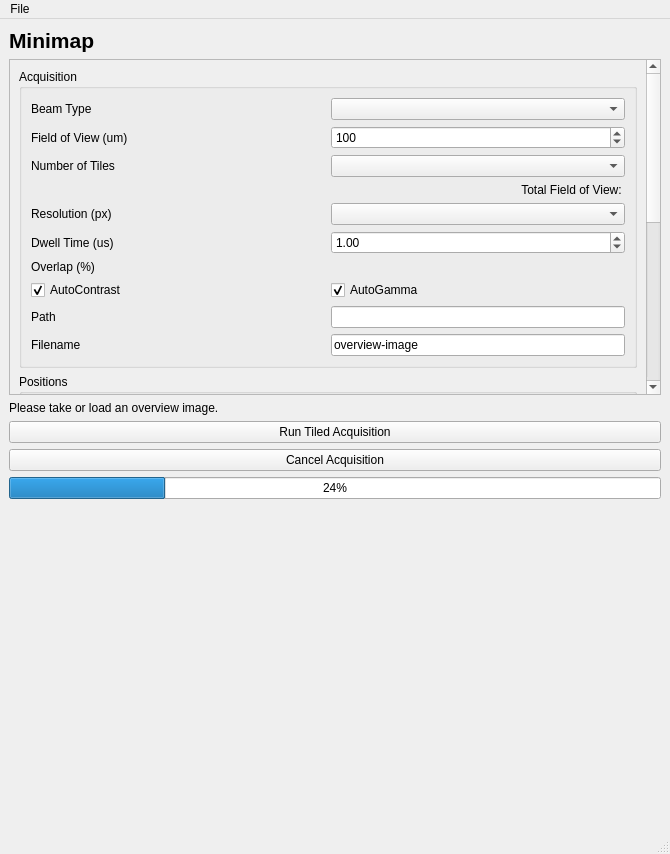
<?xml version="1.0" encoding="UTF-8"?>
<ui version="4.0">
 <class>MainWindow</class>
 <widget class="QMainWindow" name="MainWindow">
  <property name="geometry">
   <rect>
    <x>0</x>
    <y>0</y>
    <width>670</width>
    <height>854</height>
   </rect>
  </property>
  <property name="windowTitle">
   <string>MainWindow</string>
  </property>
  <widget class="QWidget" name="centralwidget">
   <layout class="QGridLayout" name="gridLayout">
    <item row="7" column="0">
     <spacer name="verticalSpacer">
      <property name="orientation">
       <enum>Qt::Vertical</enum>
      </property>
      <property name="sizeHint" stdset="0">
       <size>
        <width>20</width>
        <height>40</height>
       </size>
      </property>
     </spacer>
    </item>
    <item row="4" column="0">
     <widget class="QPushButton" name="pushButton_run_tile_collection">
      <property name="text">
       <string>Run Tiled Acquisition</string>
      </property>
     </widget>
    </item>
    <item row="6" column="0">
     <widget class="QProgressBar" name="progressBar_acquisition">
      <property name="value">
       <number>24</number>
      </property>
     </widget>
    </item>
    <item row="1" column="0">
     <widget class="QScrollArea" name="scrollArea">
      <property name="widgetResizable">
       <bool>true</bool>
      </property>
      <widget class="QWidget" name="scrollAreaWidgetContents">
       <property name="geometry">
        <rect>
         <x>0</x>
         <y>0</y>
         <width>636</width>
         <height>762</height>
        </rect>
       </property>
       <layout class="QGridLayout" name="gridLayout_5">
        <item row="2" column="0">
         <widget class="QGroupBox" name="groupBox_correlation">
          <property name="title">
           <string>Correlation</string>
          </property>
          <layout class="QGridLayout" name="gridLayout_4">
           <item row="0" column="0">
            <widget class="QLabel" name="label_correlation_selected_layer">
             <property name="text">
              <string>Selected Layer</string>
             </property>
            </widget>
           </item>
           <item row="3" column="1">
            <widget class="QDoubleSpinBox" name="doubleSpinBox_gb_width">
             <property name="maximum">
              <double>10000.000000000000000</double>
             </property>
            </widget>
           </item>
           <item row="2" column="0">
            <widget class="QCheckBox" name="checkBox_gridbar">
             <property name="text">
              <string>Show Grid Overlay</string>
             </property>
            </widget>
           </item>
           <item row="0" column="1" colspan="2">
            <widget class="QComboBox" name="comboBox_correlation_selected_layer"/>
           </item>
           <item row="2" column="1">
            <widget class="QLabel" name="label_gb_width">
             <property name="text">
              <string>Gridbar Width (um)</string>
             </property>
            </widget>
           </item>
           <item row="2" column="2">
            <widget class="QLabel" name="label_gb_spacing">
             <property name="text">
              <string>Gridbar Spacing (um)</string>
             </property>
            </widget>
           </item>
           <item row="3" column="2">
            <widget class="QDoubleSpinBox" name="doubleSpinBox_gb_spacing">
             <property name="maximum">
              <double>10000.000000000000000</double>
             </property>
            </widget>
           </item>
           <item row="4" column="0" colspan="3">
            <widget class="QPushButton" name="pushButton_enable_correlation">
             <property name="text">
              <string>Enable Correlation Mode</string>
             </property>
            </widget>
           </item>
          </layout>
         </widget>
        </item>
        <item row="0" column="0">
         <widget class="QGroupBox" name="groupBox_acquisition">
          <property name="title">
           <string>Acquisition</string>
          </property>
          <layout class="QGridLayout" name="gridLayout_6">
           <item row="9" column="0">
            <widget class="QLabel" name="label_tile_filename">
             <property name="text">
              <string>Filename</string>
             </property>
            </widget>
           </item>
           <item row="1" column="1">
            <widget class="QDoubleSpinBox" name="doubleSpinBox_tile_fov">
             <property name="decimals">
              <number>0</number>
             </property>
             <property name="maximum">
              <double>100000.000000000000000</double>
             </property>
             <property name="singleStep">
              <double>50.000000000000000</double>
             </property>
             <property name="value">
              <double>100.000000000000000</double>
             </property>
            </widget>
           </item>
           <item row="5" column="1">
            <widget class="QDoubleSpinBox" name="doubleSpinBox_tile_dwell_time">
             <property name="maximum">
              <double>100.000000000000000</double>
             </property>
             <property name="value">
              <double>1.000000000000000</double>
             </property>
            </widget>
           </item>
           <item row="7" column="0">
            <widget class="QCheckBox" name="checkBox_tile_autocontrast">
             <property name="text">
              <string>AutoContrast</string>
             </property>
             <property name="checked">
              <bool>true</bool>
             </property>
            </widget>
           </item>
           <item row="0" column="0">
            <widget class="QLabel" name="label_tile_beam_type">
             <property name="text">
              <string>Beam Type</string>
             </property>
            </widget>
           </item>
           <item row="1" column="0">
            <widget class="QLabel" name="label_tile_fov">
             <property name="text">
              <string>Field of View (um)</string>
             </property>
            </widget>
           </item>
           <item row="0" column="1">
            <widget class="QComboBox" name="comboBox_tile_beam_type"/>
           </item>
           <item row="2" column="0">
            <widget class="QLabel" name="label_tile_count">
             <property name="text">
              <string>Number of Tiles</string>
             </property>
            </widget>
           </item>
           <item row="7" column="1">
            <widget class="QCheckBox" name="checkBox_tile_autogamma">
             <property name="text">
              <string>AutoGamma</string>
             </property>
             <property name="checked">
              <bool>true</bool>
             </property>
            </widget>
           </item>
           <item row="4" column="1">
            <widget class="QComboBox" name="comboBox_tile_resolution"/>
           </item>
           <item row="4" column="0">
            <widget class="QLabel" name="label_tile_resolution">
             <property name="text">
              <string>Resolution (px)</string>
             </property>
            </widget>
           </item>
           <item row="6" column="0">
            <widget class="QLabel" name="label_tile_overlap">
             <property name="text">
              <string>Overlap (%)</string>
             </property>
            </widget>
           </item>
           <item row="9" column="1">
            <widget class="QLineEdit" name="lineEdit_tile_filename">
             <property name="sizePolicy">
              <sizepolicy hsizetype="Minimum" vsizetype="Fixed">
               <horstretch>0</horstretch>
               <verstretch>0</verstretch>
              </sizepolicy>
             </property>
             <property name="text">
              <string>overview-image</string>
             </property>
            </widget>
           </item>
           <item row="2" column="1">
            <widget class="QComboBox" name="comboBox_tile_count"/>
           </item>
           <item row="3" column="0" colspan="2">
            <widget class="QLabel" name="label_tile_total_fov">
             <property name="text">
              <string>Total Field of View: </string>
             </property>
             <property name="alignment">
              <set>Qt::AlignRight|Qt::AlignTrailing|Qt::AlignVCenter</set>
             </property>
            </widget>
           </item>
           <item row="5" column="0">
            <widget class="QLabel" name="label_tile_dwell_time">
             <property name="text">
              <string>Dwell Time (us)</string>
             </property>
            </widget>
           </item>
           <item row="8" column="0">
            <widget class="QLabel" name="label_tile_path">
             <property name="text">
              <string>Path</string>
             </property>
            </widget>
           </item>
           <item row="8" column="1">
            <widget class="QLineEdit" name="lineEdit_tile_path">
             <property name="sizePolicy">
              <sizepolicy hsizetype="Minimum" vsizetype="Fixed">
               <horstretch>0</horstretch>
               <verstretch>0</verstretch>
              </sizepolicy>
             </property>
            </widget>
           </item>
          </layout>
         </widget>
        </item>
        <item row="1" column="0">
         <widget class="QGroupBox" name="groupBox_positions">
          <property name="title">
           <string>Positions</string>
          </property>
          <layout class="QGridLayout" name="gridLayout_2">
           <item row="0" column="1">
            <widget class="QComboBox" name="comboBox_tile_position"/>
           </item>
           <item row="0" column="0">
            <widget class="QLabel" name="label_position_header">
             <property name="font">
              <font>
               <weight>75</weight>
               <bold>true</bold>
              </font>
             </property>
             <property name="text">
              <string>Saved Positions</string>
             </property>
            </widget>
           </item>
           <item row="6" column="0">
            <widget class="QLabel" name="label_pattern_overlay">
             <property name="font">
              <font>
               <weight>75</weight>
               <bold>true</bold>
              </font>
             </property>
             <property name="text">
              <string>Pattern Overlay</string>
             </property>
            </widget>
           </item>
           <item row="1" column="1">
            <widget class="QLineEdit" name="lineEdit_tile_position_name">
             <property name="sizePolicy">
              <sizepolicy hsizetype="Minimum" vsizetype="Fixed">
               <horstretch>0</horstretch>
               <verstretch>0</verstretch>
              </sizepolicy>
             </property>
            </widget>
           </item>
           <item row="4" column="0" colspan="2">
            <widget class="QLabel" name="label_position_info">
             <property name="text">
              <string>No Positions saved.</string>
             </property>
            </widget>
           </item>
           <item row="1" column="0">
            <widget class="QLabel" name="label_position_name">
             <property name="text">
              <string>Position Name</string>
             </property>
            </widget>
           </item>
           <item row="2" column="0">
            <widget class="QPushButton" name="pushButton_update_position">
             <property name="text">
              <string>Update Position</string>
             </property>
            </widget>
           </item>
           <item row="7" column="0">
            <widget class="QCheckBox" name="checkBox_pattern_overlay">
             <property name="text">
              <string>Display Pattern</string>
             </property>
            </widget>
           </item>
           <item row="7" column="1">
            <widget class="QComboBox" name="comboBox_pattern_overlay"/>
           </item>
           <item row="3" column="0">
            <widget class="QPushButton" name="pushButton_move_to_position">
             <property name="text">
              <string>Move to Position</string>
             </property>
            </widget>
           </item>
           <item row="3" column="1">
            <widget class="QPushButton" name="pushButton_remove_position">
             <property name="text">
              <string>Remove Position</string>
             </property>
            </widget>
           </item>
          </layout>
         </widget>
        </item>
       </layout>
      </widget>
     </widget>
    </item>
    <item row="3" column="0">
     <widget class="QLabel" name="label_instructions">
      <property name="text">
       <string>Please take or load an overview image.</string>
      </property>
     </widget>
    </item>
    <item row="5" column="0">
     <widget class="QPushButton" name="pushButton_cancel_acquisition">
      <property name="text">
       <string>Cancel Acquisition</string>
      </property>
     </widget>
    </item>
    <item row="0" column="0">
     <widget class="QLabel" name="label_title">
      <property name="font">
       <font>
        <pointsize>16</pointsize>
        <weight>75</weight>
        <bold>true</bold>
       </font>
      </property>
      <property name="text">
       <string>Minimap</string>
      </property>
     </widget>
    </item>
   </layout>
  </widget>
  <widget class="QMenuBar" name="menubar">
   <property name="geometry">
    <rect>
     <x>0</x>
     <y>0</y>
     <width>670</width>
     <height>22</height>
    </rect>
   </property>
   <widget class="QMenu" name="menuFile">
    <property name="title">
     <string>File</string>
    </property>
    <addaction name="actionLoad_Image"/>
    <addaction name="actionLoad_Correlation_Image"/>
   </widget>
   <addaction name="menuFile"/>
  </widget>
  <widget class="QStatusBar" name="statusbar"/>
  <action name="actionLoad_Image">
   <property name="text">
    <string>Load Image</string>
   </property>
  </action>
  <action name="actionLoad_Correlation_Image">
   <property name="text">
    <string>Load Correlation Image</string>
   </property>
  </action>
  <action name="actionSave_Positions">
   <property name="text">
    <string>Save Positions</string>
   </property>
  </action>
  <action name="actionLoad_Positions">
   <property name="text">
    <string>Load Positions</string>
   </property>
  </action>
 </widget>
 <resources/>
 <connections/>
</ui>
